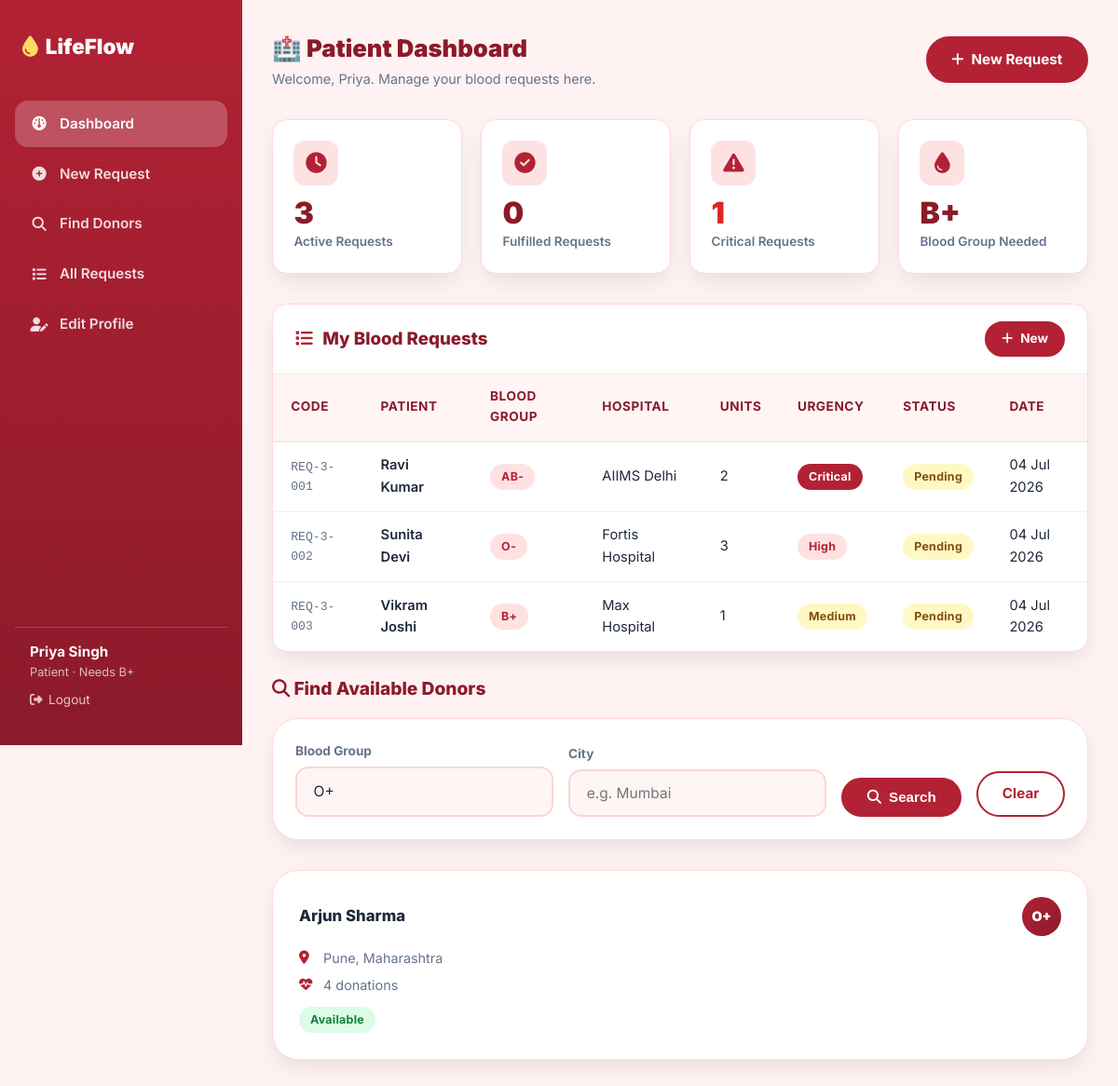
/php/patient_dashboard.php?blood_group=O+ (signed in), run on the app's committed database.
### tables this page shows
CREATE TABLE IF NOT EXISTS patient_profiles (
    id                 INT AUTO_INCREMENT PRIMARY KEY,
    user_id            INT NOT NULL UNIQUE,
    blood_group_needed ENUM('A+','A-','B+','B-','O+','O-','AB+','AB-') NOT NULL,
    hospital_name      VARCHAR(255) DEFAULT NULL,
    FOREIGN KEY (user_id) REFERENCES users(id) ON DELETE CASCADE
);

CREATE TABLE IF NOT EXISTS users (
    id            INT AUTO_INCREMENT PRIMARY KEY,
    full_name     VARCHAR(255)  NOT NULL,
    email         VARCHAR(255)  NOT NULL UNIQUE,
    phone         VARCHAR(30)   DEFAULT NULL,
    password_hash VARCHAR(255)  NOT NULL,
    role          ENUM('donor','patient','hospital','admin') NOT NULL DEFAULT 'donor',
    gender        ENUM('male','female','other') DEFAULT NULL,
    age           TINYINT UNSIGNED DEFAULT NULL,
    city          VARCHAR(100)  DEFAULT NULL,
    state         VARCHAR(100)  DEFAULT NULL,
    status        ENUM('active','inactive','suspended') NOT NULL DEFAULT 'active',
    created_at    TIMESTAMP NOT NULL DEFAULT CURRENT_TIMESTAMP,
    updated_at    TIMESTAMP NOT NULL DEFAULT CURRENT_TIMESTAMP ON UPDATE CURRENT_TIMESTAMP
);

CREATE TABLE IF NOT EXISTS blood_requests (
    id                   INT AUTO_INCREMENT PRIMARY KEY,
    request_code         VARCHAR(50) NOT NULL UNIQUE,
    requested_by_user_id INT NOT NULL,
    patient_name         VARCHAR(255) NOT NULL,
    blood_group_needed   ENUM('A+','A-','B+','B-','O+','O-','AB+','AB-') NOT NULL,
    units_required       TINYINT UNSIGNED NOT NULL DEFAULT 1,
    hospital_name        VARCHAR(255) NOT NULL,
    location             VARCHAR(255) DEFAULT NULL,
    contact_number       VARCHAR(30)  DEFAULT NULL,
    urgency_level        ENUM('low','medium','high','critical') NOT NULL DEFAULT 'medium',
    needed_by            DATE DEFAULT NULL,
    medical_notes        TEXT DEFAULT NULL,
    status               ENUM('pending','accepted','approved','fulfilled','cancelled') NOT NULL DEFAULT 'pending',
    fulfilled_by_user_id INT DEFAULT NULL,
    created_at           TIMESTAMP NOT NULL DEFAULT CURRENT_TIMESTAMP,
    updated_at           TIMESTAMP NOT NULL DEFAULT CURRENT_TIMESTAMP ON UPDATE CURRENT_TIMESTAMP,
    FOREIGN KEY (requested_by_user_id) REFERENCES users(id),
    FOREIGN KEY (fulfilled_by_user_id) REFERENCES users(id)
);

CREATE TABLE IF NOT EXISTS donor_profiles (
    id                 INT AUTO_INCREMENT PRIMARY KEY,
    user_id            INT NOT NULL UNIQUE,
    blood_group        ENUM('A+','A-','B+','B-','O+','O-','AB+','AB-') NOT NULL,
    availability_status ENUM('available','unavailable','temporarily_unavailable') NOT NULL DEFAULT 'available',
    last_donation_date DATE DEFAULT NULL,
    total_donations    INT UNSIGNED NOT NULL DEFAULT 0,
    reward_points      INT UNSIGNED NOT NULL DEFAULT 0,
    FOREIGN KEY (user_id) REFERENCES users(id) ON DELETE CASCADE
);

### db_connect.php (called while the page is built, shortened)
<?php
function h(mixed $v): string {
    return htmlspecialchars((string)$v, ENT_QUOTES, 'UTF-8');
}

### php/patient_dashboard.php (the view, shortened to what this page needs)
<?php
require_once __DIR__ . '/../db_connect.php';
$userId = (int)$_SESSION['user_id'];
$stmt = $pdo->prepare("SELECT u.*, pp.blood_group_needed, pp.hospital_name AS my_hospital FROM users u LEFT JOIN patient_profiles pp ON pp.user_id = u.id WHERE u.id = ?");
$stmt->execute([$userId]);
$patient = $stmt->fetch();
$myRequests = $pdo->prepare("SELECT * FROM blood_requests WHERE requested_by_user_id = ? ORDER BY created_at DESC");
$myRequests->execute([$userId]);
$myRequests = $myRequests->fetchAll();
$active    = count(array_filter($myRequests, fn($r) => in_array($r['status'], ['pending','accepted','approved'])));
$fulfilled = count(array_filter($myRequests, fn($r) => $r['status'] === 'fulfilled'));
$critical  = count(array_filter($myRequests, fn($r) => $r['urgency_level'] === 'critical'));
$donors = [];
$searchBg   = $_GET['blood_group'] ?? '';
$searchCity = $_GET['city'] ?? '';
if ($searchBg || $searchCity) {
    $sql = "SELECT u.full_name, u.city, u.state, dp.blood_group, dp.availability_status, dp.total_donations
            FROM users u INNER JOIN donor_profiles dp ON dp.user_id = u.id
            WHERE u.role = 'donor' AND u.status = 'active' AND dp.availability_status = 'available'";
    $params = [];
    if ($searchBg)   { $sql .= " AND dp.blood_group = ?"; $params[] = $searchBg; }
    $sql .= " LIMIT 20";
    $s = $pdo->prepare($sql);
    $s->execute($params);
    $donors = $s->fetchAll();
}
$bgs = ['A+','A-','B+','B-','O+','O-','AB+','AB-'];
?>
<!DOCTYPE html>
<html lang="en">
<head>
    <link rel="stylesheet" href="../css/style.css">
    <link rel="stylesheet" href="https://cdnjs.cloudflare.com/ajax/libs/font-awesome/6.5.0/css/all.min.css">
</head>
<body>
<div class="dashboard-layout">
    <aside class="sidebar" id="sidebar">
        <div class="sidebar-logo"><i class="fa-solid fa-droplet"></i> LifeFlow</div>
        <ul class="sidebar-nav">
            <li><a href="patient_dashboard.php" class="active"><i class="fa-solid fa-gauge"></i> Dashboard</a></li>
            <li><a href="blood_request.php"><i class="fa-solid fa-plus-circle"></i> New Request</a></li>
            <li><a href="patient_dashboard.php#find-donors"><i class="fa-solid fa-magnifying-glass"></i> Find Donors</a></li>
            <li><a href="view_requests.php"><i class="fa-solid fa-list"></i> All Requests</a></li>
            <li><a href="edit_profile.php"><i class="fa-solid fa-user-pen"></i> Edit Profile</a></li>
        </ul>
        <div class="sidebar-user">
            <div class="sidebar-user-name"><?= h($patient['full_name'] ?? '') ?></div>
            <div class="sidebar-user-role">Patient · Needs <?= h($patient['blood_group_needed'] ?? 'N/A') ?></div>
            <a href="logout.php" style="display:flex;align-items:center;gap:.4rem;color:rgba(255,255,255,.75);font-size:.85rem;margin-top:.5rem"><i class="fa-solid fa-right-from-bracket"></i> Logout</a>
        </div>
    </aside>
    <main class="dashboard-main">
        <div class="dashboard-header">
            <div>
                <h1>🏥 Patient Dashboard</h1>
                <p>Welcome, <?= h(explode(' ', $patient['full_name'] ?? 'Patient')[0]) ?>. Manage your blood requests here.</p>
            </div>
            <a href="blood_request.php" class="btn btn-primary"><i class="fa-solid fa-plus"></i> New Request</a>
        </div>
        <div class="stats-cards">
            <div class="stat-card">
                <div class="stat-card-icon"><i class="fa-solid fa-clock"></i></div>
                <div class="stat-card-value"><?= $active ?></div>
                <div class="stat-card-label">Active Requests</div>
            </div>
            <div class="stat-card">
                <div class="stat-card-icon"><i class="fa-solid fa-check-circle"></i></div>
                <div class="stat-card-value"><?= $fulfilled ?></div>
                <div class="stat-card-label">Fulfilled Requests</div>
            </div>
            <div class="stat-card">
                <div class="stat-card-icon"><i class="fa-solid fa-triangle-exclamation"></i></div>
                <div class="stat-card-value" style="color:<?= $critical > 0 ? '#dc2626' : 'inherit' ?>"><?= $critical ?></div>
                <div class="stat-card-label">Critical Requests</div>
            </div>
            <div class="stat-card">
                <div class="stat-card-icon"><i class="fa-solid fa-droplet"></i></div>
                <div class="stat-card-value"><?= h($patient['blood_group_needed'] ?? 'N/A') ?></div>
                <div class="stat-card-label">Blood Group Needed</div>
            </div>
        </div>
        <div class="table-wrap" style="margin-bottom:1.5rem">
            <div class="table-head">
                <h3><i class="fa-solid fa-list" style="color:#b22234;margin-right:.4rem"></i> My Blood Requests</h3>
                <a href="blood_request.php" class="btn btn-primary btn-sm"><i class="fa-solid fa-plus"></i> New</a>
            </div>
            <?php if (empty($myRequests)): ?>
            <div style="padding:3rem;text-align:center;color:#64748b">
                <i class="fa-solid fa-droplet-slash" style="font-size:3rem;color:#fcd5d5;display:block;margin-bottom:1rem"></i>
                You have no blood requests yet. <a href="blood_request.php" style="color:#b22234;font-weight:600">Post your first request</a>.
            </div>
            <?php else: ?>
            <table>
                <thead><tr><th>Code</th><th>Patient</th><th>Blood Group</th><th>Hospital</th><th>Units</th><th>Urgency</th><th>Status</th><th>Date</th></tr></thead>
                <tbody>
                <?php foreach ($myRequests as $r): ?>
                <tr>
                    <td style="font-family:monospace;font-size:.82rem;color:#64748b"><?= h($r['request_code']) ?></td>
                    <td style="font-weight:600"><?= h($r['patient_name']) ?></td>
                    <td><span class="badge badge-red"><?= h($r['blood_group_needed']) ?></span></td>
                    <td><?= h($r['hospital_name']) ?></td>
                    <td><?= h($r['units_required']) ?></td>
                    <td><span class="badge badge-<?= h($r['urgency_level']) ?>"><?= ucfirst(h($r['urgency_level'])) ?></span></td>
                    <td><span class="badge badge-<?= h($r['status']) ?>"><?= ucfirst(h($r['status'])) ?></span></td>
                    <td><?= date('d M Y', strtotime($r['created_at'])) ?></td>
                </tr>
                <?php endforeach; ?>
                </tbody>
            </table>
            <?php endif; ?>
        </div>
        <div id="find-donors">
            <h2 style="font-size:1.2rem;font-weight:800;color:#8b1a2a;margin-bottom:1rem"><i class="fa-solid fa-magnifying-glass"></i> Find Available Donors</h2>
            <form method="GET" action="patient_dashboard.php#find-donors" class="search-bar">
                <div class="search-form">
                    <div class="search-field">
                        <label>Blood Group</label>
                        <select name="blood_group" class="form-control form-select" style="border-radius:14px">
                            <?php foreach($bgs as $bg): ?>
                            <option value="<?= $bg ?>" <?= $searchBg === $bg ? 'selected' : '' ?>><?= $bg ?></option>
                            <?php endforeach; ?>
                        </select>
                    </div>
                    <div class="search-field">
                        <label>City</label>
                        <input type="text" name="city" class="form-control" placeholder="e.g. Mumbai" value="<?= h($searchCity) ?>" style="border-radius:14px">
                    </div>
                    <button type="submit" class="btn btn-primary"><i class="fa-solid fa-search"></i> Search</button>
                    <?php if ($searchBg || $searchCity): ?>
                    <a href="patient_dashboard.php#find-donors" class="btn btn-outline">Clear</a>
                    <?php endif; ?>
                </div>
            </form>
            <?php if ($searchBg || $searchCity): ?>
            <?php if (empty($donors)): ?>
            <div style="padding:2rem;text-align:center;color:#64748b;background:#fff;border-radius:20px;border:1px solid #fde8e8">
                <i class="fa-solid fa-user-slash" style="font-size:2rem;color:#fcd5d5;display:block;margin-bottom:.5rem"></i>
                No available donors found for your search criteria.
            </div>
            <?php else: ?>
            <div class="grid-auto">
                <?php foreach($donors as $d): ?>
                <div class="card"><div class="card-body">
                    <div style="display:flex;justify-content:space-between;align-items:center;margin-bottom:.75rem">
                        <div style="font-weight:800;font-size:1.05rem"><?= h($d['full_name']) ?></div>
                        <div class="blood-group-badge" style="width:42px;height:42px;font-size:.9rem"><?= h($d['blood_group']) ?></div>
                    </div>
                    <div class="request-detail"><i class="fa-solid fa-location-dot"></i><?= h($d['city'] ?? 'N/A') ?>, <?= h($d['state'] ?? '') ?></div>
                    <div class="request-detail"><i class="fa-solid fa-heart-pulse"></i><?= h($d['total_donations']) ?> donations</div>
                    <div style="margin-top:.75rem"><span class="badge badge-available">Available</span></div>
                </div></div>
                <?php endforeach; ?>
            </div>
            <?php endif; ?>
            <?php endif; ?>
        </div>
    </main>
</div>
</body>
</html>

### data on the page
patient_profiles: user.full_name "Priya Singh", blood_group_needed "B+", user.full_name "Priya"
blood_requests: request_code "REQ-3-001", patient_name "Ravi Kumar", blood_group_needed "AB-", hospital_name "AIIMS Delhi", units_required "2", urgency_level "Critical", status "Pending", created_at "04 Jul 2026"
blood_requests: request_code "REQ-3-002", patient_name "Sunita Devi", blood_group_needed "O-", hospital_name "Fortis Hospital", units_required "3", urgency_level "High", status "Pending", created_at "04 Jul 2026"
blood_requests: request_code "REQ-3-003", patient_name "Vikram Joshi", blood_group_needed "B+", hospital_name "Max Hospital", units_required "1", urgency_level "Medium", status "Pending", created_at "04 Jul 2026"
donor_profiles: user.full_name "Arjun Sharma", blood_group "O+", user.city "Pune", user.state "Maharashtra", total_donations "4"

### other printed values
$active "3"
$fulfilled "0"
$critical "1"
form field blood_group "O+"
